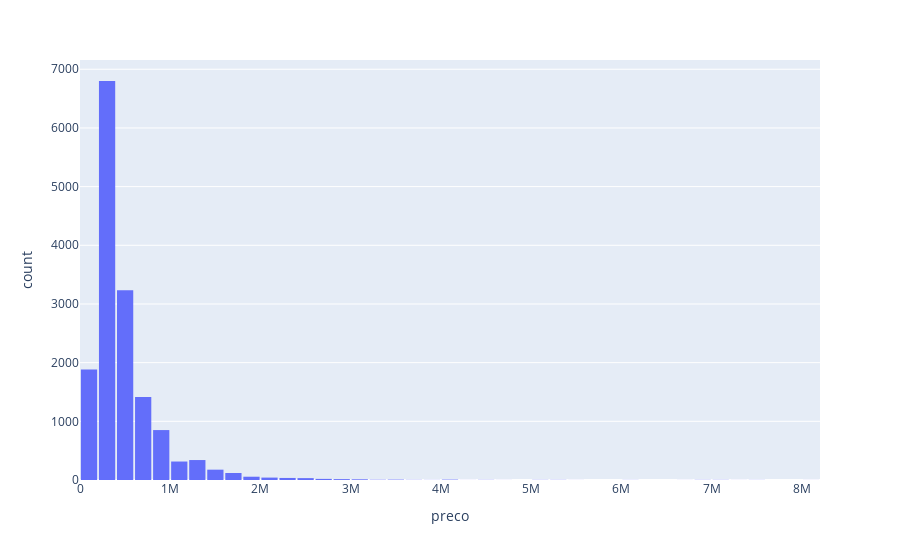

Notebook code for this chart:
### Code cell
fig = px.histogram(
    base_original,
    x='preco',
    nbins=50

)

fig.update_layout(bargap=0.1) 
fig.show()

### Figure 1 — Plotly figure (JSON) as saved in the notebook; plotly's stock layout.template omitted (floating-point values rounded to 4 significant figures; data arrays with more than 128 entries replaced by an {"elided": "..."} marker saying what was removed)
{"data": [{"alignmentgroup": "True", "bingroup": "x", "hovertemplate": "preco=%{x}<br>count=%{y}<extra></extra>", "legendgroup": "", "marker": {"color": "#636efa", "pattern": {"shape": ""}}, "name": "", "nbinsx": 50, "offsetgroup": "", "orientation": "v", "showlegend": false, "type": "histogram", "x": {"elided": "15390 int values"}, "xaxis": "x", "yaxis": "y"}], "layout": {"bargap": 0.1, "barmode": "relative", "legend": {"tracegroupgap": 0}, "margin": {"t": 60}, "xaxis": {"anchor": "y", "domain": [0, 1], "title": {"text": "preco"}}, "yaxis": {"anchor": "x", "domain": [0, 1], "title": {"text": "count"}}}}
